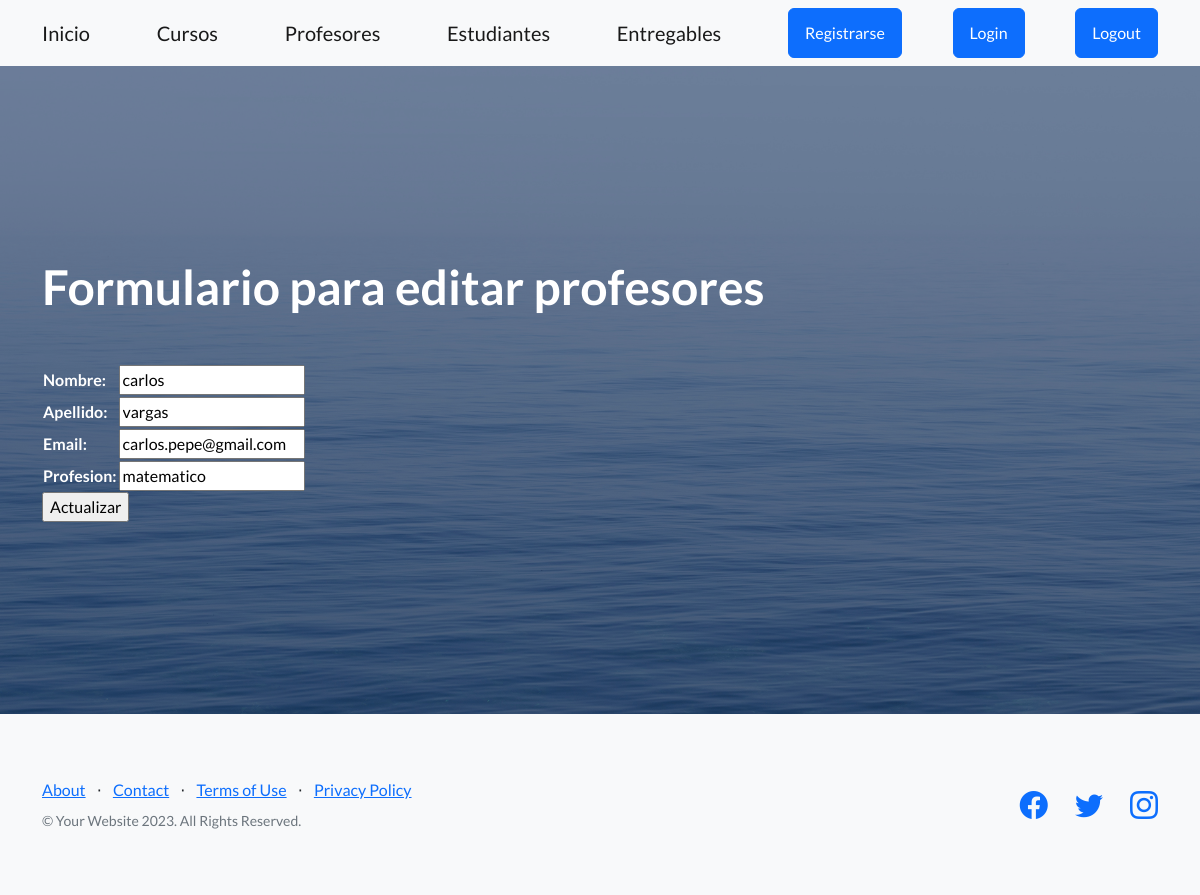
/AppCoder/actualizarProfesor/2, run on the app's committed database.
### AppCoder/models.py (models this page shows)
class Profesor(models.Model):
    nombre = models.CharField(max_length=40)
    apellido = models.CharField(max_length=40)
    email = models.EmailField()
    profesion = models.CharField(max_length=40)

### AppCoder/views.py (the view)
# urls.py: path('actualizarProfesor/<profesor_id>', actualizar_profes, name="ActualizarProfesor"),
def actualizar_profes(request, profesor_id):
    profesor_seleccionado = Profesor.objects.get(id=profesor_id)
    if request.method == "POST":  #hacemos click al boton actualizar
        miFormulario = ProfesorFormulario(request.POST) # Aqui me llega la informacion del html
        if miFormulario.is_valid():
            info = miFormulario.cleaned_data
            profesor_seleccionado.nombre = info["nombre"]
            profesor_seleccionado.apellido = info["apellido"]
            profesor_seleccionado.email = info["email"]
            profesor_seleccionado.profesion = info["profesion"]
            profesor_seleccionado.save()
            return render(request, "AppCoder/inicio.html")
    else:
        miFormulario = ProfesorFormulario(initial={"nombre":profesor_seleccionado.nombre,
                                                    "apellido":profesor_seleccionado.apellido,
                                                    "email":profesor_seleccionado.email,
                                                    "profesion":profesor_seleccionado.profesion})  #mostramos el formulario con la informacion previa
    return render(request, "AppCoder/editar_profes.html", {"miFormulario": miFormulario})

### AppCoder/forms.py
class ProfesorFormulario(forms.Form):
    nombre = forms.CharField(max_length=40)
    apellido = forms.CharField(max_length=40)
    email = forms.EmailField()
    profesion = forms.CharField(max_length=40)

### AppCoder/templates/AppCoder/editar_profes.html
{% extends "AppCoder/padre2.html" %}
{% load static %}
{% block titulo %}
Formulario para editar profesores
{% endblock %}
{% block formulario %}
<form action="" method="POST"> {% csrf_token %}
    <table>
        {{ miFormulario.as_table}}
    </table>
    <input type = "submit" value="Actualizar">
 </form>
{% endblock %}

### data on the page
Profesor: nombre "carlos", apellido "vargas", email "carlos.pepe@gmail.com", profesion "matematico"
